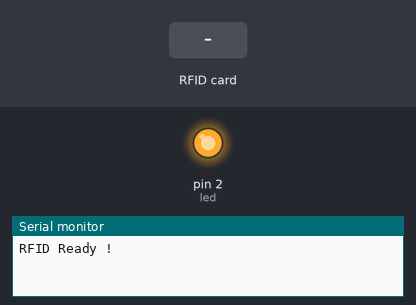
The program below on a simulated Arduino Uno, built with avr-gcc and run on an emulated ATmega328P. Shown: output pins drawn as LEDs (lit = HIGH), the last lines printed to the serial monitor. The test bench sets the inputs (shaded band). Pins used as bus, display or sensor lines are not drawn.

Above: at 1.2 s.
1.3 s: RFID card 13 3E 62 FC held to the reader
At 2.0 s:
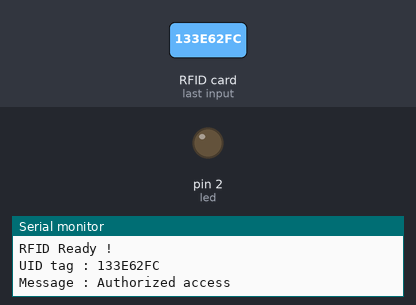
2.8 s: RFID card 5E 7A 19 C4 held to the reader
Timing chart, 0 to 5.8 s (numbered marks = the images above; inputs shaded):
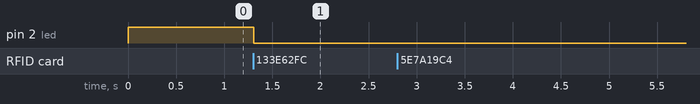

The program:

main.cpp
```cpp
#include <SPI.h>
#include <MFRC522.h>
#define SS_PIN 10
#define RST_PIN 9
#define led 2
MFRC522 mfrc522(SS_PIN, RST_PIN); // Create MFRC522 instance.
bool ledState = HIGH;             // Variable to track LED state (LOW = off, HIGH = on)
void setup()
{
    Serial.begin(9600); // Initiate a serial communication
    pinMode(led, OUTPUT);
    digitalWrite(led, ledState);
    SPI.begin();        // Initiate SPI bus
    mfrc522.PCD_Init(); // Initiate MFRC522
    Serial.println("RFID Ready !");
    Serial.println();
}
void loop()
{
    // Look for new cards
    if (!mfrc522.PICC_IsNewCardPresent())
    {
        return;
    }
    // Select one of the cards
    if (!mfrc522.PICC_ReadCardSerial())
    {
        return;
    }
    // Show UID on serial monitor
    Serial.print("UID tag : ");
    String content = "";
    for (byte i = 0; i < mfrc522.uid.size; i++)
    {
    Serial.print(mfrc522.uid.uidByte[i] < 0x10 ? "0" : "");
    Serial.print(mfrc522.uid.uidByte[i], HEX);
    content.concat(mfrc522.uid.uidByte[i] < 0x10 ? "0" : "");
    content.concat(String(mfrc522.uid.uidByte[i], HEX));
    }
    Serial.println();
    Serial.print("Message : ");
    content.toUpperCase(); // Convert to uppercase (modifies the string in place)
    // Replace “217DB91D” with your card’s UID
   if (content == "133E62FC"){
    Serial.println("Authorized access");
    // Toggle LED state
    ledState = !ledState; // Change state: LOW -> HIGH or HIGH -> LOW
    digitalWrite(led, ledState);
    delay(3000);
}
else
{
    Serial.print("Access denied.");
}
if (ledState == HIGH)
{
    Serial.println("Intruder Detection System->ON");
}
else
{
    Serial.println("Intruder Detection System->OFF");
}
Serial.println("*********************");
}
```

Measured:
- after the input at 1.3 s, pin 2 (led): HIGH → LOW at once
